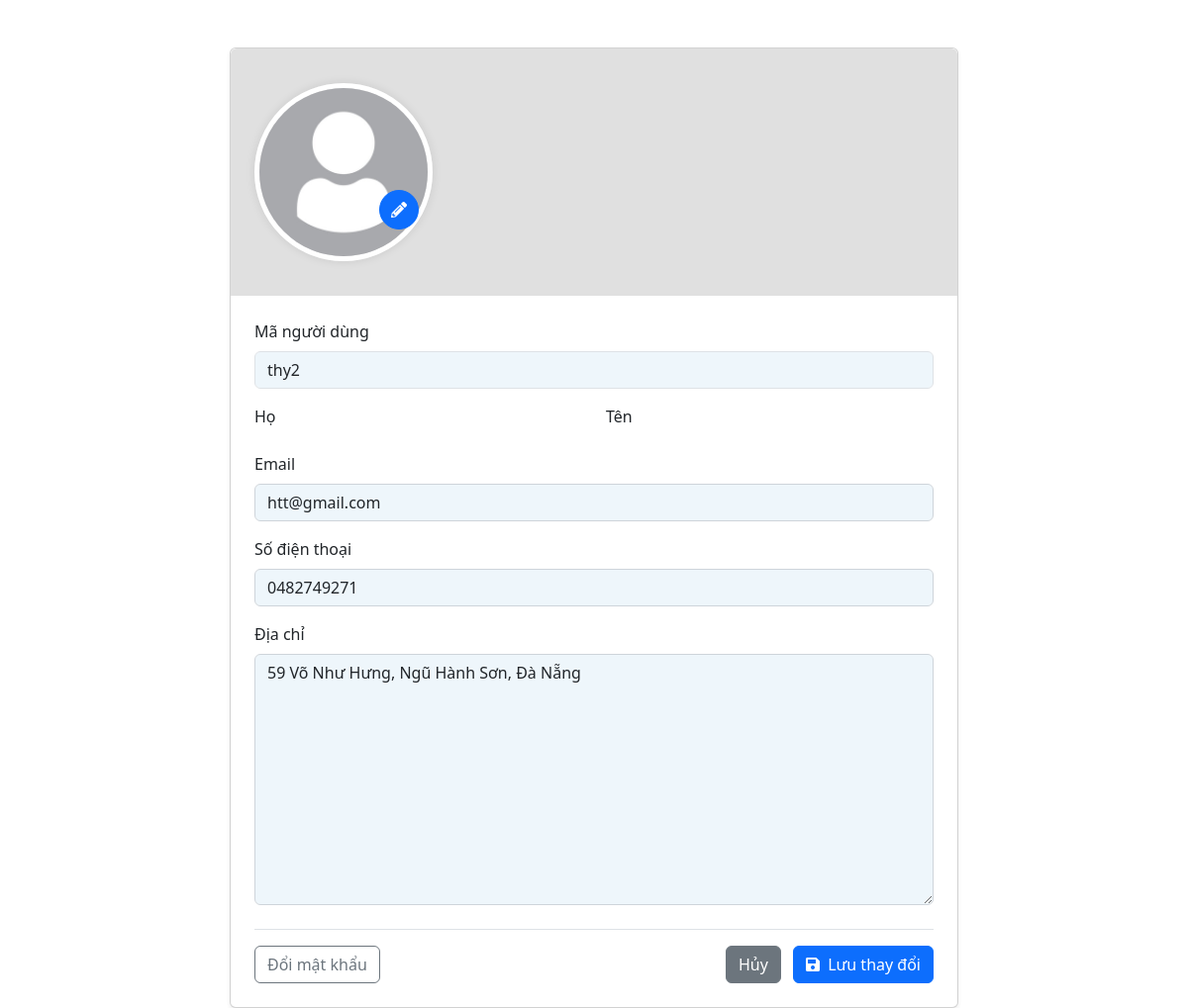
Page /profile/edit/ (signed in) on the committed database.
### accounts/models.py (models this page shows, shortened)
class TaiKhoan(AbstractBaseUser, PermissionsMixin):
    username = models.CharField(
        max_length=150,
        unique=True,
        verbose_name=_('Tên đăng nhập'),
        error_messages={
            'unique': _("Tên đăng nhập đã tồn tại."),
        },
    )
    email = models.EmailField(
        verbose_name=_('Địa chỉ email'),
        max_length=255,
        unique=True,
        blank=True,
        null=True,
        error_messages={
            'unique': _("Email đã được sử dụng."),
        },
    )
    sdt = models.CharField(
        max_length=15,
        verbose_name=_('Số điện thoại'),
        blank=True,
        null=True,
    )
    dia_chi = models.TextField(
        verbose_name=_('Địa chỉ'),
        blank=True,
        null=True,
    )
    loai_tk = models.CharField(
        max_length=20,
        choices=[
            ('khach_hang', 'Khách hàng'),
            ('nhan_vien', 'Nhân viên'),
            ('admin', 'Quản lý'),
        ],
        default='khach_hang',
        verbose_name=_('Loại tài khoản'),
    )
    is_staff = models.BooleanField(
        default=False,
        verbose_name=_('Truy cập quản trị'),
    )
    is_active = models.BooleanField(
        default=True,
        verbose_name=_('Kích hoạt'),
    )
    objects = TaiKhoanManager()
    USERNAME_FIELD = 'username'
    REQUIRED_FIELDS = ['email']
    class Meta:
        verbose_name = _('Tài khoản')
        verbose_name_plural = _('Tài khoản')

### accounts/views.py (the view)
# urls.py: path('profile/edit/', account_views.profile_edit_view, name='profile_edit'),
@login_required
def profile_edit_view(request):
    if request.method == 'POST':
        form = UserProfileForm(request.POST, request.FILES, instance=request.user)
        if form.is_valid():
            form.save()
            messages.success(request, 'Thông tin đã được cập nhật thành công!')
            return redirect('profile')
    else:
        form = UserProfileForm(instance=request.user)
    return render(request, 'accounts/profile_edit.html', {'form': form})

### accounts/forms.py
class UserProfileForm(forms.ModelForm):
    class Meta:
        model = TaiKhoan
        fields = ['email', 'sdt', 'dia_chi']  # Only include fields that exist on TaiKhoan

### core/context_processors.py (called while the page is built)
def user_roles_processor(request):
    is_user_true_admin = False  # Phân biệt admin thật sự (superuser hoặc loai_tk='admin')
    is_regular_staff_role = False  # Nhân viên thường, không phải admin/superuser
    if request.user.is_authenticated:
        if request.user.is_superuser or getattr(request.user, 'loai_tk', None) == 'admin':
            is_user_true_admin = True
        if getattr(request.user, 'loai_tk', None) == 'nhan_vien' and not is_user_true_admin:
            is_regular_staff_role = True
    return {
        'is_user_true_admin': is_user_true_admin,
        'is_regular_staff_role': is_regular_staff_role,
    }

### templates/accounts/profile_edit.html (shortened to what this page needs)
{% extends 'base.html' %}
{% load static %}
{% block content %}
<div class="container mt-5">
    <div class="row justify-content-center">
        <div class="col-md-8">
            <div class="card shadow-sm">
                <div class="card-body p-0">
                    <div class="profile-image-container position-relative"
                         style="width: 100%; height: 250px; overflow: hidden; border-top-left-radius: var(--bs-card-border-radius, 0.375rem); border-top-right-radius: var(--bs-card-border-radius, 0.375rem); background-color: #e0e0e0;">
                        <img src="{% if form.instance.avatar %}{{ form.instance.avatar.url }}{% else %}{% static 'images/default-avartar.jpg' %}{% endif %}"
                             alt="Ảnh đại diện"
                             class="rounded-circle position-absolute start-0 ms-4"
                             style="width: 180px; height: 180px; object-fit: cover; top: 50%; transform: translateY(-50%); border: 5px solid white; box-shadow: 0 0 10px rgba(0,0,0,0.1);"
                             id="avatar-preview">
                        <label for="id_avatar" class="btn btn-primary rounded-circle position-absolute"
                               title="Thay đổi ảnh đại diện"
                               style="width: 40px; height: 40px; top: 65%; left: 150px; transform: translateY(-50%); display: flex; align-items: center; justify-content: center; cursor: pointer;">
                            <i class="fas fa-pencil-alt"></i>
                        </label>
                    </div>
                    <div class="p-4">
                        <form method="post" enctype="multipart/form-data">
                            <div class="mb-3">
                                <label class="form-label">Mã người dùng</label>
                                <input type="text" class="form-control" value="{{ user.username|default:user.id }}" style="background-color: #EEF6FB;" disabled>
                            </div>
                            <div class="row mb-3">
                                <div class="col-md-6">
                                    <label for="{{ form.last_name.id_for_label }}" class="form-label">Họ</label>
                                </div>
                                <div class="col-md-6">
                                    <label for="{{ form.first_name.id_for_label }}" class="form-label">Tên</label>
                                </div>
                            </div>
                            <div class="mb-3">
                                <label for="{{ form.email.id_for_label }}" class="form-label">Email</label>
                                {{ form.email }}
                            </div>
                            <div class="mb-3">
                                <label for="{{ form.sdt.id_for_label }}" class="form-label">Số điện thoại</label>
                                {{ form.sdt }}
                            </div>
                            <div class="mb-3">
                                <label for="{{ form.dia_chi.id_for_label }}" class="form-label">Địa chỉ</label>
                                {{ form.dia_chi }}
                            </div>
                            <div class="d-flex justify-content-between align-items-center mt-4 pt-3 border-top">
                                <a href="{% url 'change_password' %}" class="btn btn-outline-secondary">Đổi mật khẩu</a>
                                <div>
                                    <a href="{% url 'profile' %}" class="btn btn-secondary">Hủy</a>
                                    <button type="submit" class="btn btn-primary ms-2">
                                        <i class="fas fa-save me-1"></i> Lưu thay đổi
                                    </button>
                                </div>
                            </div>
                        </form>
                    </div>
                </div>
            </div>
        </div>
    </div>
</div>
<link rel="stylesheet" href="https://cdnjs.cloudflare.com/ajax/libs/font-awesome/5.15.4/css/all.min.css">
{% endblock %}

### rows in the picture
TaiKhoan: username "thy2", email "htt@gmail.com", sdt "0482749271", dia_chi "59 Võ Như Hưng, Ngũ Hành Sơn, Đà Nẵng"
